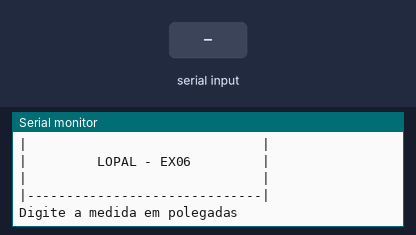
Bench run of a sketch on a simulated Arduino Uno, built with avr-gcc and run on an emulated ATmega328P. Shown: the last lines printed to the serial monitor. The test bench sets the inputs (shaded band).

Above: at 1.2 s.
1.3 s: "90,45\n" received over Serial
At 1.37 s:
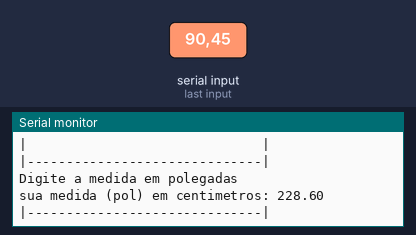
3.0 s: "30,150\n" received over Serial
At 3.08 s:
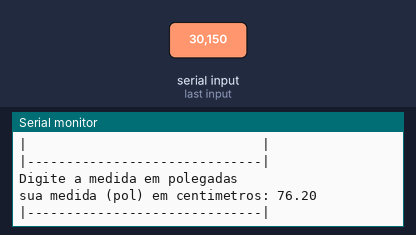
Timing chart, 0 to 6.0 s (numbered marks = the images above; inputs shaded):
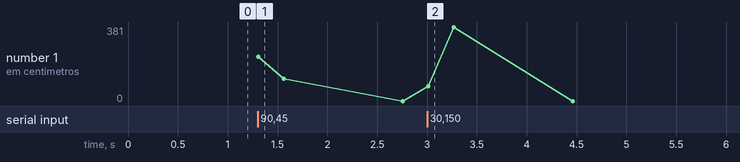

Measured:
- after the input at 1.3 s, the serial monitor: prints a new line at once (image 1)
- after the input at 3.0 s, the serial monitor: prints a new line at once (image 2)

The sketch:

lopal_ex061.ino
```cpp
//Faça um programa que receba a medida em polegadas e exiba esse número em
//centímetros.

//variaveis
float centimetros = 0;
 float polegadas = 0;
void setup()
{
 Serial.begin(9600);
}

void loop()
{

  //cabeçalho - 2 pipes + 30 tracinhos
  Serial.println("|------------------------------|");
  Serial.println("|                              |");
  Serial.println("|         LOPAL - EX06         |");
  Serial.println("|                              |");
  Serial.println("|------------------------------|");


  Serial.println();//pula uma linha
  Serial.println();//pula uma linha
 //entrada
 Serial.println("Digite a medida em polegadas");
  while( ! Serial.available() ){}//Aguarda o usuário digitar (para loop)
  polegadas = Serial.parseFloat();

 //processamento
  centimetros = centimetros = polegadas * 2.54;

  //saída
  Serial.println();//pula uma linha
  Serial.println("sua medida (pol) em centimetros: " + String(centimetros) );
  Serial.println();//pula uma linha
}
```
